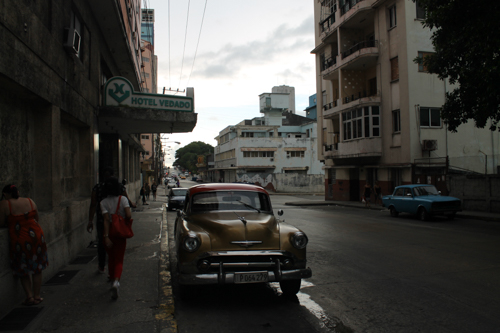
#> input picture a1/images/bild01.jpg, 500 x 333 px
$ python a1.py
#> lines starting #> are read from the running program, lines starting #| are printed output that depends on the picture
from math import floor
import numpy
import skimage.io as skm
import matplotlib.pyplot as plt


def reduce_rgb(rgb):
#> called with rgb = 'r'
    image = skm.imread('images/bild01.jpg')
#> image is the input picture: shape (333, 500, 3); mean R, G, B 62.9, 61.8, 58.3
    for point_line in image:
        for point in point_line:
            if rgb == 'r':
                point[1] = 0
                point[2] = 0

            if rgb == 'g':
                point[0] = 0
                point[2] = 0

            if rgb == 'b':
                point[0] = 0
                point[1] = 0
#> after the loop, point = [25, 0, 0]

    plt.imshow(image)
    skm.show()
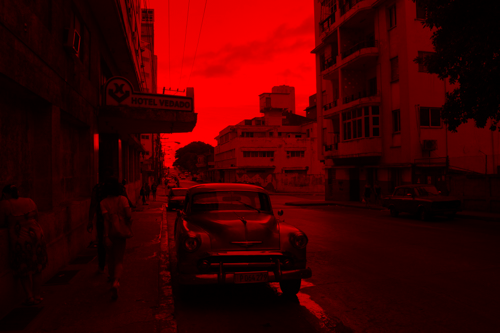
#> shown: shape (333, 500, 3); mean R, G, B 62.9, 0, 0
#> call 2 of reduce_rgb, with rgb = 'g'
#> after the loop in reduce_rgb (call 2), `for point_line in image:`: point = [0, 27, 0]
#> in reduce_rgb (call 2), `skm.show()`:
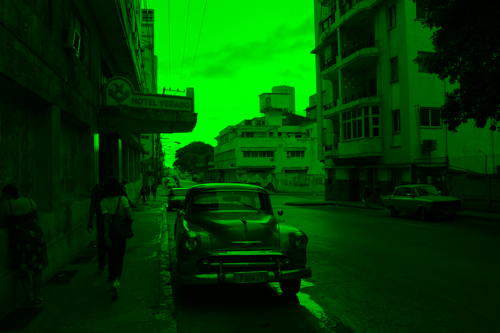
#> shown: shape (333, 500, 3); mean R, G, B 0, 61.8, 0
#> call 3 of reduce_rgb, with rgb = 'b'
#> after the loop in reduce_rgb (call 3), `for point_line in image:`: point = [0, 0, 26]
#> in reduce_rgb (call 3), `skm.show()`:
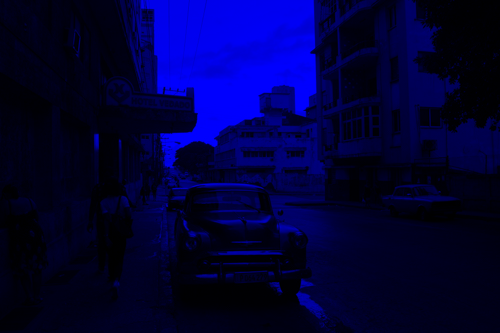
#> shown: shape (333, 500, 3); mean R, G, B 0, 0, 58.3


def flip_image(ver_or_hor: str):
#> called with ver_or_hor = 'ver'
    image = skm.imread('images/bild01.jpg')
    height = len(image)
#> height = 333
    width = len(image[0])
#> width = 500

    # flip vertically
    if ver_or_hor == 'ver':
        current_left_point = 0
        for current_right_point in range(width - 1, floor(width / 2), -1):
            for row in image:
                row[[current_left_point, current_right_point]] = row[[current_right_point, current_left_point]]
            current_left_point += 1
#> after the loop, current_left_point = 249

    # flip horizontally
    if ver_or_hor == 'hor':
        current_bottom_row = height - 1
        for current_top_row in range(0, floor(height / 2)):
            image[[current_top_row, current_bottom_row]] = image[[current_bottom_row, current_top_row]]
            current_bottom_row -= 1

    plt.imshow(image)
    skm.show()
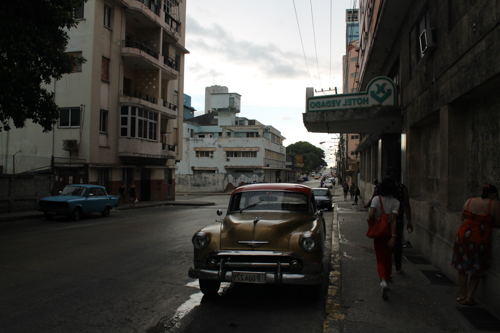
#> shown: shape (333, 500, 3); mean R, G, B 62.9, 61.8, 58.3
#> call 2 of flip_image, with ver_or_hor = 'hor'
#> in flip_image (call 2), `current_bottom_row = height - 1`: current_bottom_row = 332
#> the loop in flip_image (call 2), `for current_top_row in range(0, floor(height / 2)):` made 166 passes
#> current_bottom_row on passes 1 to 3: 331, 330, 329
#> after the loop in flip_image (call 2), `for current_top_row in range(0, floor(height / 2)):`:
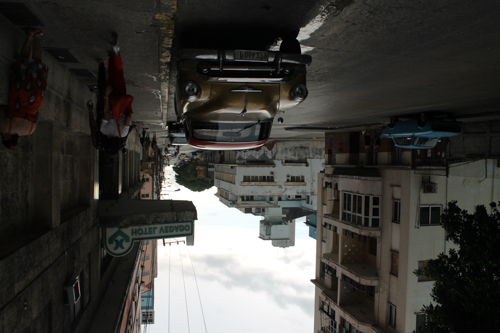
#> image: shape (333, 500, 3); mean R, G, B 62.9, 61.8, 58.3
#> after the loop in flip_image (call 2), `for current_top_row in range(0, floor(height / 2)):`: current_bottom_row = 166


def compute_histogram(img_file: str, show_gray: bool, show_histogram: bool):
#> called with img_file = 'images/bild01.jpg', show_gray = False, show_histogram = True
    image = skm.imread(fname=img_file)
    histogram = numpy.zeros(256, dtype=int)

    def compute():
        for row in range(0, len(image)):
            for point in range(0, len(image[0])):
                image[row][point] = 0.3 * image[row][point][0] + 0.59 * image[row][point][1] \
                                    + 0.11 * image[row][point][2]
                histogram[image[row][point][0]] += 1
#> after the loop, histogram = 256 values, max 4759 at index 3, min 6 at index 196, mean 650.4

    compute()
    if show_histogram:
        plt.plot(histogram)
        plt.title(f"Histogram of {img_file}")
        if img_file == '/content/bild04.jpg' or img_file == '/content/bild05.jpg':
            plt.yticks(range(0, 3000, 500))
        plt.show()
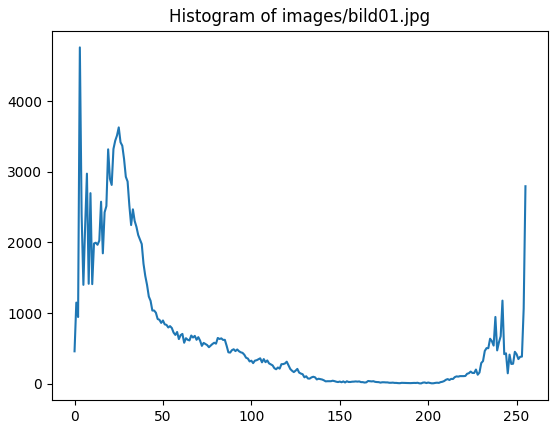
#> figure drawn by matplotlib, 1 panel; curve peaks at x = 3, y = 4759
    if show_gray:
        plt.imshow(image)
        skm.show()
    return histogram


def point_operation(lut: dict):
    image = skm.imread('images/bild01.jpg')
    for row in image:
        for point in row:
            point[0] = lut[point[0]]
            point[1] = lut[point[1]]
            point[2] = lut[point[2]]
    plt.imshow(image)
    skm.show()


def compute_lut(a):
    lut = {}
    for i in range(256):
        value = i + a
        if value > 255:
            value = 255
        if value < 0:
            value = 0
        lut[i] = value
    return lut


if __name__ == '__main__':
    reduce_rgb('r')
    reduce_rgb('g')
    reduce_rgb('b')
    flip_image('ver')
    flip_image('hor')
    compute_histogram('images/bild01.jpg', False, True)
    # [10 lines of commented-out code are left out]
    exit(0)
#> (the program exits here)

$ run again, with a1/images/bild03.jpg copied over a1/images/bild01.jpg
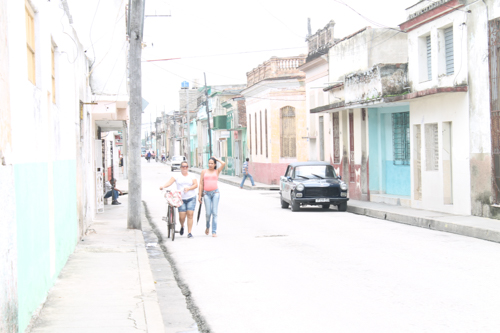
#> input picture a1/images/bild03.jpg, 500 x 333 px
#> in reduce_rgb, image is the input picture: shape (333, 500, 3); mean R, G, B 233, 232.5, 231.9
#> after the loop in reduce_rgb, `for point_line in image:`: point = [254, 0, 0]
#> height = 333
#> width = 500
#> in flip_image (call 2), `current_bottom_row = height - 1`: current_bottom_row = 332
#> the loop in flip_image (call 2), `for current_top_row in range(0, floor(height / 2)):` made 166 passes
#> current_bottom_row on passes 1 to 3: 331, 330, 329
#> after the loop in flip_image (call 2), `for current_top_row in range(0, floor(height / 2)):`:
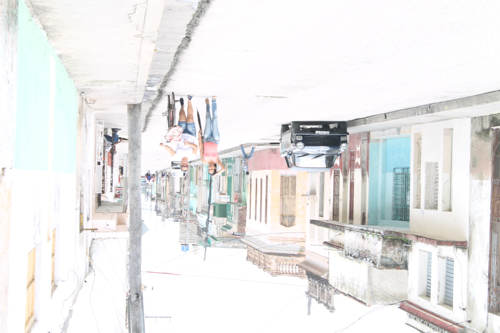
#> image: shape (333, 500, 3); mean R, G, B 233, 232.5, 231.9
#> after the loop in flip_image (call 2), `for current_top_row in range(0, floor(height / 2)):`: current_bottom_row = 166
#> after the loop in compute, `for row in range(0, len(image)):`: histogram = 256 values, max 27485 at index 255, min 0 at index 0, mean 650.4
#> in compute_histogram, `plt.show()`:
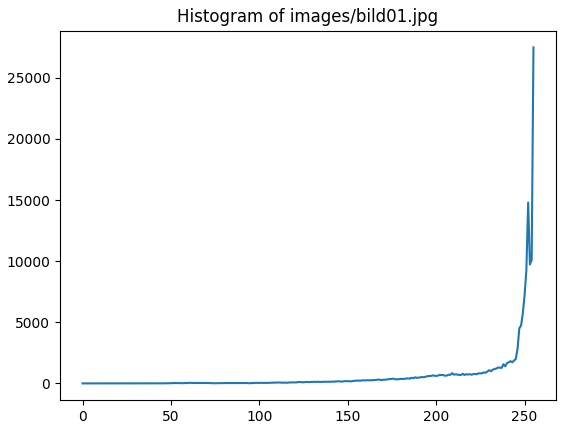
#> figure drawn by matplotlib, 1 panel; curve peaks at x = 255, y = 27485
